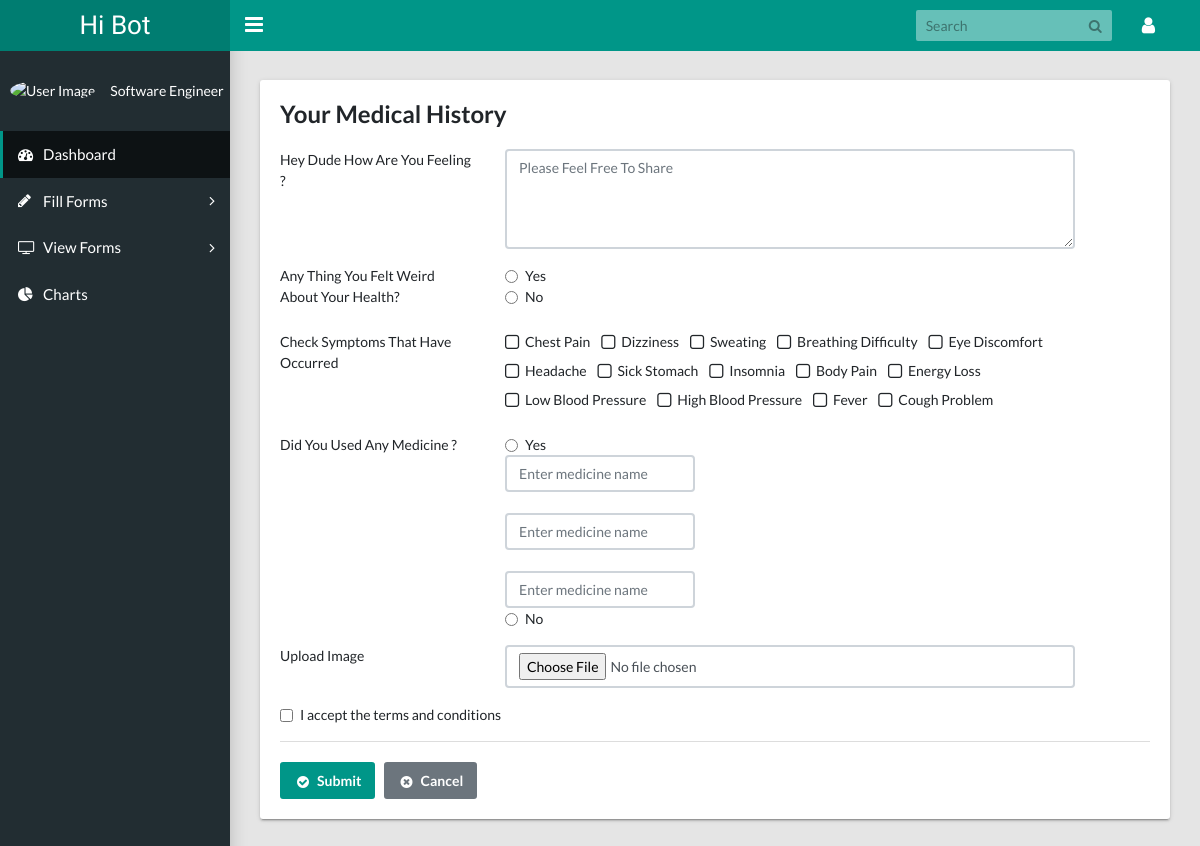
The page /form-weeklyform.php (signed in) on the database its author committed.
### tables this page shows
CREATE TABLE `symptoms` (
  `id` int(11) NOT NULL,
  `name` varchar(255) NOT NULL
);

### functions.php (called while the page is built, shortened)
<?php
function getSymptoms()
{
	global $con;
	$query = "SELECT * FROM symptoms";
	$symptoms = [];
	$result   = mysqli_query( $con, $query );
	while ( $row = $result->fetch_assoc() ) {
		$symptoms[] = $row;
	}
	return $symptoms;
}

### form-weeklyform.php (the view, shortened to what this page needs)
<?php
$symptoms = getSymptoms();
?>
<!DOCTYPE html>
<html lang="en">
<head>
    <link rel="stylesheet" type="text/css" href="css/main.css">
    <link rel="stylesheet" type="text/css"
          href="https://maxcdn.bootstrapcdn.com/font-awesome/4.7.0/css/font-awesome.min.css">
</head>
<body class="app sidebar-mini">
<header class="app-header"><a class="app-header__logo" href="index.php">Hi Bot</a>
    <a class="app-sidebar__toggle" href="#" data-toggle="sidebar"></a>
    <ul class="app-nav">
        <li class="app-search">
            <input class="app-search__input" type="search" placeholder="Search">
            <button class="app-search__button"><i class="fa fa-search"></i></button>
        </li>
        <li class="dropdown"><a class="app-nav__item" href="#" data-toggle="dropdown"><i
                        class="fa fa-user fa-lg"></i></a>
        </li>
    </ul>
</header>
<aside class="app-sidebar">
    <div class="app-sidebar__user"><img class="app-sidebar__user-avatar"
                                        src="https://s3.amazonaws.com/uifaces/faces/twitter/jsa/48.jpg"
                                        alt="User Image">
        <div>
            <p class="app-sidebar__user-designation">Software Engineer</p>
        </div>
    </div>
    <ul class="app-menu">
        <li><a class="app-menu__item active" href="index.php"><i class="app-menu__icon fa fa-dashboard"></i><span
                        class="app-menu__label">Dashboard</span></a></li>
        <li class="treeview"><a class="app-menu__item" href="#" data-toggle="treeview"><i
                        class="app-menu__icon fa fa-pencil"></i><span class="app-menu__label">Fill Forms</span><i
                        class="treeview-indicator fa fa-angle-right"></i></a>
        </li>
        <li class="treeview"><a class="app-menu__item" href="#" data-toggle="treeview"><i
                        class="app-menu__icon fa fa-television"></i><span class="app-menu__label">View Forms</span><i
                        class="treeview-indicator fa fa-angle-right"></i></a>
        </li>
        <li><a class="app-menu__item" href="charts.html"><i class="app-menu__icon fa fa-pie-chart"></i><span
                        class="app-menu__label">Charts</span></a></li>
    </ul>
</aside>
<main class="app-content">
    <div class="row">
        <div class="col-md-12">
            <div class="tile">
                <h3 class="tile-title">Your Medical History</h3>
                <form class="form-horizontal" method="POST">
                    <div class="tile-body">
                        <div class="form-group row">
                            <label class="control-label col-md-3">Hey Dude How Are You Feeling ?</label>
                            <div class="col-md-8">
                                <textarea class="form-control" name="feeling" rows="4"
                                          placeholder="Please Feel Free To Share"></textarea>
                            </div>
                        </div>
                        <div class="form-group row">
                            <label class="control-label col-md-3">Any Thing You Felt Weird About Your Health?</label>
                            <div class="col-md-8">
                                <div class="form-check">
                                    <label class="form-check-label">
                                        <input class="form-check-input" value="1" type="radio" name="is_weird_health"
                                               required>Yes
                                    </label>
                                </div>
                                <div class="form-check">
                                    <label class="form-check-label">
                                        <input class="form-check-input" value="0" type="radio" name="is_weird_health"
                                               required>No
                                    </label>
                                </div>
                            </div>
                        </div>
                        <div class="form-group row">
                            <label class="control-label col-md-3">Check Symptoms That Have Occurred</label>
                            <div class="col-md-8">
                                <div class="animated-checkbox">
									<?php foreach ( $symptoms as $symptom ) { ?>
                                        <label>
                                                   required><span
                                                    class="label-text"><?= $symptom['name'] ?></span> &nbsp;&nbsp;
                                        </label>
									<?php } ?>
                                </div>
                            </div>
                        </div>
                        <div class="form-group row">
                            <label class="control-label col-md-3">Did You Used Any Medicine ?</label>
                            <div class="col-md-8">
                                <div class="form-check">
                                    <label class="form-check-label">
                                        <input class="form-check-input" value="1" type="radio" name="has_medicines"
                                               required>Yes
                                    </label>
                                </div>
                                <input class="form-control col-md-4" name="medicines[]" type="text"
                                       placeholder="Enter medicine name"> </br>
                                <input class="form-control col-md-4" name="medicines[]" type="text"
                                       placeholder="Enter medicine name">  </br>
                                <input class="form-control col-md-4" name="medicines[]" type="text"
                                       placeholder="Enter medicine name">
                                <div class="form-check">
                                    <label class="form-check-label">
                                        <input class="form-check-input" value="0" type="radio" name="has_medicines"
                                               required>No
                                    </label>
                                </div>
                            </div>
                        </div>
                        <div class="form-group row">
                            <label class="control-label col-md-3">Upload Image</label>
                            <div class="col-md-8">
                                <input class="form-control" type="file">
                            </div>
                        </div>
                        <div class="form-group row">
                            <div class="col-md-8 col-md-offset-3">
                                <div class="form-check">
                                    <label class="form-check-label">
                                        <input class="form-check-input" type="checkbox" required>I accept the terms and
                                        conditions
                                    </label>
                                </div>
                            </div>
                        </div>
                    </div>
                    <div class="tile-footer">
                        <div class="row">
                            <div class="col-md-8 col-md-offset-3">
                                <button class="btn btn-primary" type="submit"><i
                                            class="fa fa-fw fa-lg fa-check-circle"></i>Submit
                                </button>&nbsp;&nbsp;&nbsp;<a class="btn btn-secondary" href="#"><i
                                            class="fa fa-fw fa-lg fa-times-circle"></i>Cancel</a>
                            </div>
                        </div>
                    </div>
                </form>
            </div>
        </div>
    </div>
</main>
</body>
</html>

### rows shown on the page
symptoms: name "Chest Pain"
symptoms: name "Dizziness"
symptoms: name "Sweating"
symptoms: name "Breathing Difficulty"
symptoms: name "Eye Discomfort"
symptoms: name "Headache"
symptoms: name "Sick Stomach"
symptoms: name "Insomnia"
symptoms: name "Body Pain"
symptoms: name "Energy Loss"
symptoms: name "Low Blood Pressure"
symptoms: name "High Blood Pressure"
symptoms: name "Fever"
symptoms: name "Cough Problem"
